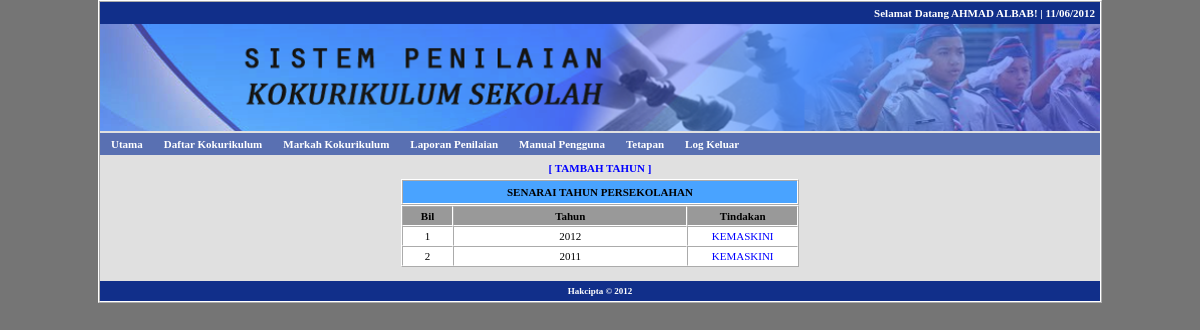
/tahun.php?menu=senarai (signed in), run on the app's committed database.
### tables this page shows
CREATE TABLE IF NOT EXISTS `user` (
  `uid` int(11) NOT NULL AUTO_INCREMENT,
  `ulevel` int(1) NOT NULL DEFAULT '3',
  `unokp` varchar(12) NOT NULL,
  `upass` varchar(32) NOT NULL,
  `unama` varchar(255) NOT NULL,
  `ujawatan` varchar(255) NOT NULL,
  PRIMARY KEY (`uid`)
);

CREATE TABLE IF NOT EXISTS `tahun` (
  `tid` int(11) NOT NULL AUTO_INCREMENT,
  `tahun` int(4) NOT NULL,
  PRIMARY KEY (`tid`)
);

### inc/fungsi.php (called while the page is built, shortened)
<?php
function semakSlash($input) {
	if(!get_magic_quotes_gpc()) {
		$input = mysql_real_escape_string($input);
	}
	return $input;
}
function input1($str) {
	$str = htmlentities(strtoupper(trim(semakSlash($str))));
	return $str;
}
function output1($str) {
	if(!get_magic_quotes_gpc()) {
		$str = stripslashes($str);
	}
	return $str;
}
if (!empty($_SESSION['user'])) {
	$sm = "SELECT * FROM user
		WHERE unokp = '" . input1($_SESSION['user']) . "'
		ORDER BY unokp ASC
	";
	$dm = mysql_query($sm);
	$tm = mysql_fetch_array($dm);
}
?>

### tmp/tahun_senarai.php (the view, shortened to what this page needs)
<table width="100%" border="0" cellpadding="2" cellspacing="0">
  <tr>
    <td width="100%" align="center" valign="top">
      <table width="40%" border="0" cellspacing="0" cellpadding="5">
        <tr>
          <td align="center" class="tkmenu3">[ <a href="tahun.php?menu=daftar">TAMBAH TAHUN</a> ]</td>
        </tr>
      </table>
      <table width="40%" border="1" cellspacing="0" cellpadding="5">
        <tr>
          <td align="center" bgcolor="#49A3FF" class="tkmenu2">SENARAI TAHUN PERSEKOLAHAN</td>
        </tr>
      </table>
      <table width="40%" border="1" cellspacing="0" cellpadding="3" class="table2">
        <tr class="tkmenu2">
          <td width="13%" align="center" valign="middle" bgcolor="#999999">Bil</td>
          <td width="59%" align="center" valign="middle" bgcolor="#999999">Tahun</td>
          <td width="28%" align="center" valign="middle" bgcolor="#999999">Tindakan</td>
        </tr>
        <?php
		$s = "SELECT * FROM tahun ORDER BY tahun DESC";
		$d = mysql_query($s);
		$n = 0;
		while ($t = mysql_fetch_array($d)) {
			$n = $n + 1;
			?>
            <tr>
              <td align="center" valign="top"><?php echo $n; ?></td>
              <td align="center" valign="top"><?php echo output1($t['tahun']); ?></td>
              <td align="center" valign="top"><a href="tahun.php?menu=kemaskini&id=<?php echo $t['tahun']; ?>">KEMASKINI</a></td>
            </tr>
        <?php
		}
			?>
      </table>
    <br></td>
  </tr>
</table>

### tmp/header.php (shortened to what this page needs)
<!DOCTYPE HTML>
<html>
<head>
<link rel="stylesheet" type="text/css" href="files/style.css">
</head>
<body>
<table width="1000" border="1" align="center" cellpadding="0" cellspacing="0">
  <tr>
    <td>
    <table width="100%" border="0" cellpadding="5" cellspacing="0">
      <tr>
        <td align="right" bgcolor="#112F8A" class="tkmenu">Selamat Datang<?php if (isset($_SESSION['user'])) { echo " " . output1($tm['unama']); } ?>! | <?php echo date("d/m/Y"); ?> </td>
      </tr>
    </table>
    <table width="100%" border="0" cellpadding="0" cellspacing="0">
      <tr>
        <td align="center"><img src="files/banner.png" width="1000"></td>
      </tr>
    </table>
    <table width="100%" border="0" cellpadding="5" cellspacing="0">
      <tr>
        <td align="left" bgcolor="#5970B2" class="tkmenu">
			<ul id="sddm">
				<li><a href="index.php" onmouseover="mopen('m1')" onmouseout="mclosetime()">Utama</a></li>
                <?php
				if (isset($_SESSION['user'])) {
					?>
                    <li><a href="daftar.php?menu=senarai" onmouseover="mopen('m2')" onmouseout="mclosetime()">Daftar Kokurikulum</a></li>
                    <li><a href="markah.php?menu=senarai" onmouseover="mopen('m3')" onmouseout="mclosetime()">Markah Kokurikulum</a></li>
                    <li><a href="laporan.php?menu=senarai" onmouseover="mopen('m4')" onmouseout="mclosetime()">Laporan Penilaian</a></li>
                <?php
				}
				?>
				<li><a href="manual.php" onmouseover="mopen('m6')" onmouseout="mclosetime()">Manual Pengguna</a></li>
                <?php
				if (isset($_SESSION['user'])) {
					if ($tm['ulevel'] == 1) {
						?>
						<li>
							<a href="#" onmouseover="mopen('m7')" onmouseout="mclosetime()">Tetapan</a>
						</li>
					<?php
					}
					?>
					<li><a href="profil.php?menu=logout" onmouseover="mopen('m8')" onmouseout="mclosetime()">Log Keluar</a></li>
                <?php
				}
				?>
			</ul>
        </td>
      </tr>
    </table>

### files/style.css (style rules this page uses)
BODY { background: #757575; color: #000000; font-size: 11px; font-family: Tahoma, Verdana; margin: 0px; }
A:link { color: #0000FF; text-decoration: none; }
TABLE { background: #E0E0E0; border-color: #FFFFFF; }
.table2 { background: #FFFFFF; }
.tkmenu { font-weight: bold; color: #FFFFFF; }
.tkmenu2 { font-weight: bold; }
.tkmenu3 { color: #0000FF; font-weight: bold; }
#sddm { margin: 0 -4px; padding: 0; z-index: 30 }
#sddm li { margin: 0; padding: 0; list-style: none; float: left; }
#sddm li a { margin: 0 1px 0 0; padding: 4px 10px; width: 70px; background: #5970B2; color: #FFFFFF; text-align: center; text-decoration: none }

### data on the page
user: unama "AHMAD ALBAB"
tahun: tahun "2012"
tahun: tahun "2011"
